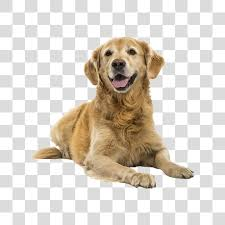
#> input picture transferir.jpeg, 225 x 225 px, found by its file name
$ python provan.py
#> lines starting #> are read from the running program, lines starting #| are printed output that depends on the picture; after the words box and inside, x2 and y2 are one past the last pixel; in counts of white or black regions, pixels touching at a corner belong together
import cv2
import numpy as np
import matplotlib.pyplot as plt

RADIUS = 60

"""
Cria mascara de circuferencia com raio = 60
"""


def get_mask(img, fshift):
    rows, cols = img.shape
    crow, ccol = rows / 2, cols / 2

    n = len(fshift)
    y, x = np.ogrid[-crow:n - crow, -ccol:n - ccol]
    mask = x * x + y * y <= RADIUS * RADIUS
    return mask


def inverse_transform(masked_img):
    f_ishift = np.fft.ifftshift(masked_img)
    filtered_img = np.fft.ifft2(f_ishift)
    filtered_img = np.abs(filtered_img)
    return filtered_img


def show_results(filtered_img, magnitude_spectrum):
    plt.subplot(121), plt.imshow(filtered_img, cmap='gray')
    plt.title('Input Image'), plt.xticks([]), plt.yticks([])
    plt.subplot(122), plt.imshow(magnitude_spectrum, cmap='gray')
    plt.title('Magnitude Spectrum'), plt.xticks([]), plt.yticks([])
    plt.show()


def start(filename):
    img = cv2.imread(filename, 0)
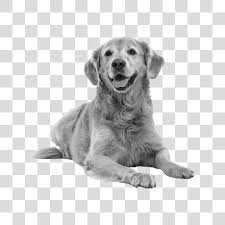
#> img: shape (225, 225); min 0, max 255, mean 214

    # CONVERTE PARA DOMINIO DA FREQUENCIA
    f = np.fft.fft2(img)
    fshift = np.fft.fftshift(f)

    # PROCESSAMENTO NO DOMINIO DA FREQUENCIA
    mask = get_mask(img, fshift)
#> in get_mask, `n = len(fshift)`: n = 225
#> in get_mask, `y, x = np.ogrid[-crow:n - crow, -ccol:n - ccol]`: y = 225 values from -112.5 to 111.5
#> in get_mask, `mask = x * x + y * y <= RADIUS * RADIUS`:
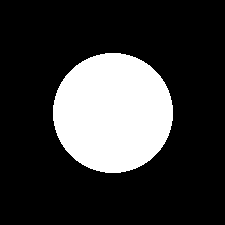
#> mask: shape (225, 225) bool; 22.3% white; 1 white region, box (x1, y1, x2, y2) and area: (53, 53, 173, 173) 11304
    mask_resized = np.resize(mask, fshift.shape)  # Redimensionar a máscara
    masked_img = fshift * mask_resized

    # RETORNA AO DOMINIO ESPACIAL
    filtered_img = inverse_transform(masked_img)
#> in inverse_transform, `filtered_img = np.abs(filtered_img)`:
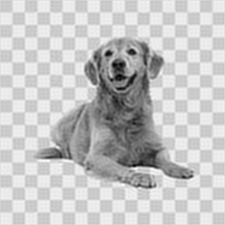
#> filtered_img: shape (225, 225) float64; min 2.38, max 275.4, mean 214; drawn with min black and max white
    magnitude_spectrum = 100 * np.log(1 + np.abs(masked_img))
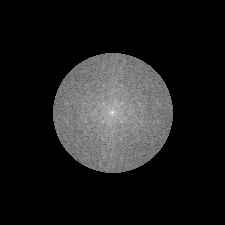
#> magnitude_spectrum: shape (225, 225) float64; min 0, max 1619.8, mean 185.3; drawn with min black and max white

    show_results(filtered_img, magnitude_spectrum)


filename = "C:/Users/lmmot/Pictures/prova/transferir.jpeg"
start(filename)
